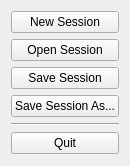
<?xml version="1.0" encoding="UTF-8"?>
<ui version="4.0">
 <class>LC7MenuWidget</class>
 <widget class="QWidget" name="LC7MenuWidget">
  <property name="geometry">
   <rect>
    <x>0</x>
    <y>0</y>
    <width>116</width>
    <height>166</height>
   </rect>
  </property>
  <property name="windowTitle">
   <string>Form</string>
  </property>
  <layout class="QGridLayout" name="gridLayout">
   <item row="3" column="0">
    <widget class="QPushButton" name="saveSessionAsButton">
     <property name="text">
      <string>Save Session As...</string>
     </property>
     <property name="shortcut">
      <string>Ctrl+Shift+S</string>
     </property>
    </widget>
   </item>
   <item row="1" column="0">
    <widget class="QPushButton" name="openSessionButton">
     <property name="text">
      <string>Open Session</string>
     </property>
     <property name="shortcut">
      <string>Ctrl+O</string>
     </property>
    </widget>
   </item>
   <item row="2" column="0">
    <widget class="QPushButton" name="saveSessionButton">
     <property name="text">
      <string>Save Session</string>
     </property>
     <property name="shortcut">
      <string>Ctrl+S</string>
     </property>
    </widget>
   </item>
   <item row="0" column="0">
    <widget class="QPushButton" name="newSessionButton">
     <property name="text">
      <string>New Session</string>
     </property>
     <property name="shortcut">
      <string>Ctrl+N</string>
     </property>
    </widget>
   </item>
   <item row="5" column="0">
    <widget class="QPushButton" name="quitButton">
     <property name="text">
      <string>Quit</string>
     </property>
     <property name="shortcut">
      <string>Ctrl+Q</string>
     </property>
    </widget>
   </item>
   <item row="4" column="0">
    <widget class="Line" name="line">
     <property name="orientation">
      <enum>Qt::Horizontal</enum>
     </property>
    </widget>
   </item>
  </layout>
 </widget>
 <resources/>
 <connections/>
</ui>
